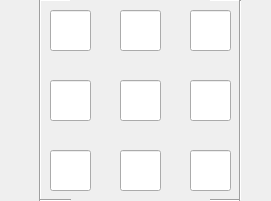
   <widget class="QWidget" name="q_answer_matrix" native="true">
    <property name="geometry">
     <rect>
      <x>650</x>
      <y>370</y>
      <width>271</width>
      <height>201</height>
     </rect>
    </property>
    <widget class="QLineEdit" name="q23">
     <property name="geometry">
      <rect>
       <x>120</x>
       <y>80</y>
       <width>41</width>
       <height>41</height>
      </rect>
     </property>
    </widget>
    <widget class="QLineEdit" name="q20">
     <property name="geometry">
      <rect>
       <x>120</x>
       <y>10</y>
       <width>41</width>
       <height>41</height>
      </rect>
     </property>
    </widget>
    <widget class="QLineEdit" name="q25">
     <property name="geometry">
      <rect>
       <x>50</x>
       <y>150</y>
       <width>41</width>
       <height>41</height>
      </rect>
     </property>
    </widget>
    <widget class="QLineEdit" name="q21">
     <property name="geometry">
      <rect>
       <x>190</x>
       <y>10</y>
       <width>41</width>
       <height>41</height>
      </rect>
     </property>
    </widget>
    <widget class="Line" name="l2_5">
     <property name="geometry">
      <rect>
       <x>30</x>
       <y>0</y>
       <width>21</width>
       <height>201</height>
      </rect>
     </property>
     <property name="orientation">
      <enum>Qt::Vertical</enum>
     </property>
    </widget>
    <widget class="Line" name="l3_5">
     <property name="geometry">
      <rect>
       <x>40</x>
       <y>190</y>
       <width>31</width>
       <height>21</height>
      </rect>
     </property>
     <property name="orientation">
      <enum>Qt::Horizontal</enum>
     </property>
    </widget>
    <widget class="Line" name="l4_5">
     <property name="geometry">
      <rect>
       <x>210</x>
       <y>-10</y>
       <width>31</width>
       <height>21</height>
      </rect>
     </property>
     <property name="orientation">
      <enum>Qt::Horizontal</enum>
     </property>
    </widget>
    <widget class="QLineEdit" name="q26">
     <property name="geometry">
      <rect>
       <x>120</x>
       <y>150</y>
       <width>41</width>
       <height>41</height>
      </rect>
     </property>
    </widget>
    <widget class="Line" name="l6_5">
     <property name="geometry">
      <rect>
       <x>210</x>
       <y>190</y>
       <width>31</width>
       <height>21</height>
      </rect>
     </property>
     <property name="orientation">
      <enum>Qt::Horizontal</enum>
     </property>
    </widget>
    <widget class="Line" name="l5_5">
     <property name="geometry">
      <rect>
       <x>230</x>
       <y>0</y>
       <width>20</width>
       <height>201</height>
      </rect>
     </property>
     <property name="orientation">
      <enum>Qt::Vertical</enum>
     </property>
    </widget>
    <widget class="QLineEdit" name="q19">
     <property name="geometry">
      <rect>
       <x>50</x>
       <y>10</y>
       <width>41</width>
       <height>41</height>
      </rect>
     </property>
    </widget>
    <widget class="Line" name="l1_5">
     <property name="geometry">
      <rect>
       <x>40</x>
       <y>-10</y>
       <width>31</width>
       <height>21</height>
      </rect>
     </property>
     <property name="orientation">
      <enum>Qt::Horizontal</enum>
     </property>
    </widget>
    <widget class="QLineEdit" name="q24">
     <property name="geometry">
      <rect>
       <x>190</x>
       <y>80</y>
       <width>41</width>
       <height>41</height>
      </rect>
     </property>
    </widget>
    <widget class="QLineEdit" name="q22">
     <property name="geometry">
      <rect>
       <x>50</x>
       <y>80</y>
       <width>41</width>
       <height>41</height>
      </rect>
     </property>
    </widget>
    <widget class="QLineEdit" name="q27">
     <property name="geometry">
      <rect>
       <x>190</x>
       <y>150</y>
       <width>41</width>
       <height>41</height>
      </rect>
     </property>
    </widget>
   </widget>
